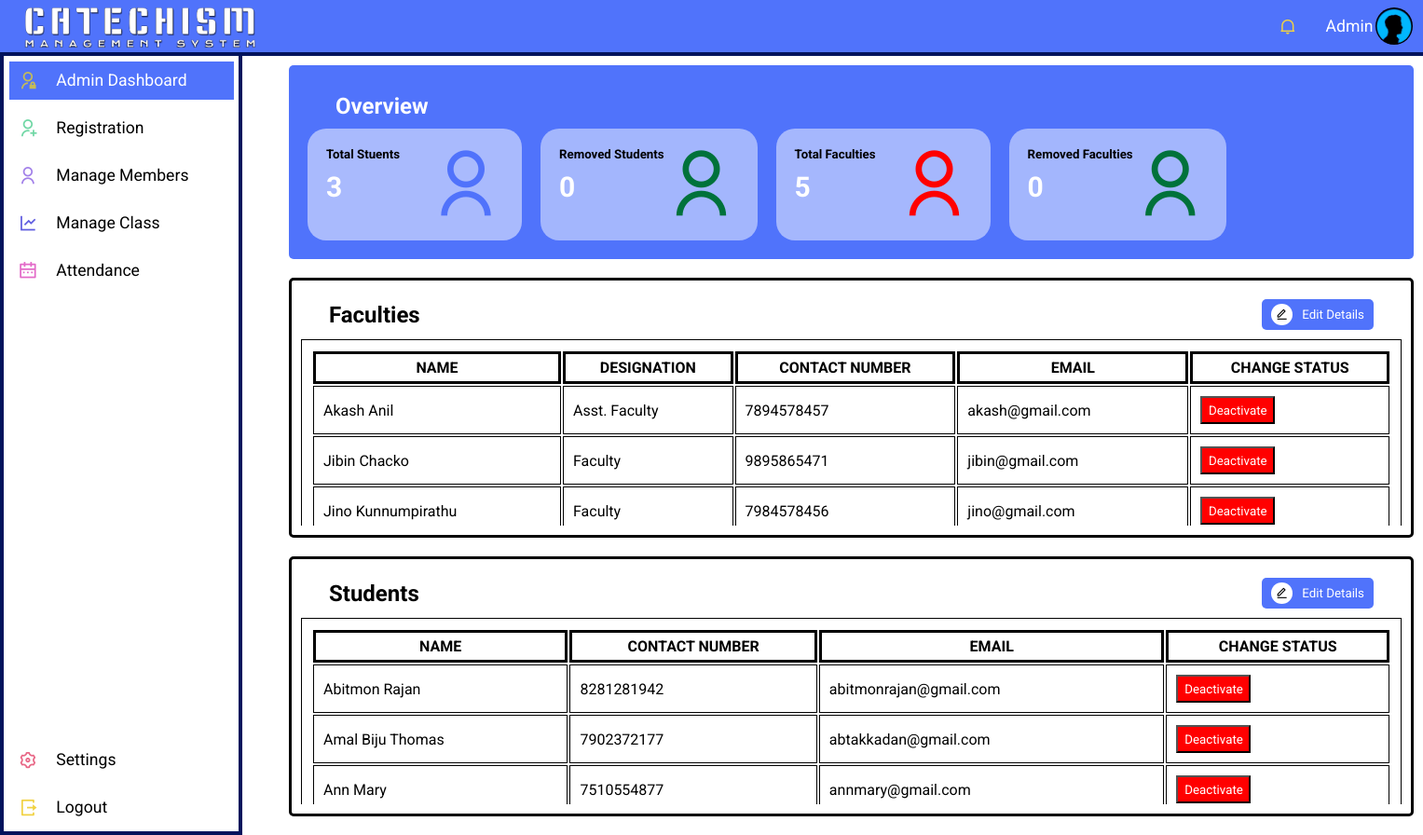
The page /admindashboard.php (signed in) on the database its author committed.
### tables this page shows
CREATE TABLE `adminregisterfaculty` (
  `facregid` int(5) NOT NULL,
  `facultyid` int(10) NOT NULL,
  `facultyname` varchar(255) NOT NULL,
  `facultybname` varchar(255) NOT NULL,
  `facultygender` varchar(255) NOT NULL,
  `facultyhname` varchar(255) NOT NULL,
  `facultymobile` text NOT NULL,
  `facultydob` date NOT NULL,
  `facultyclass` int(5) NOT NULL,
  `facultydesig` varchar(255) NOT NULL,
  `facultyqualif` varchar(255) NOT NULL,
  `facultyjob` varchar(255) NOT NULL,
  `facultyfather` varchar(255) NOT NULL,
  `facultymother` varchar(255) NOT NULL,
  `role` int(5) NOT NULL,
  `status` int(5) NOT NULL,
  `facultyimage` varchar(500) NOT NULL
);

CREATE TABLE `adminregisterstudent` (
  `studregid` int(5) NOT NULL,
  `studentid` int(5) NOT NULL,
  `studentname` varchar(255) NOT NULL,
  `studentbname` varchar(255) NOT NULL,
  `studentgender` varchar(255) NOT NULL,
  `studenthname` varchar(255) NOT NULL,
  `studentmobile` text NOT NULL,
  `studentdob` date NOT NULL,
  `studentclass` int(5) NOT NULL,
  `studentfather` varchar(255) NOT NULL,
  `studentmother` varchar(255) NOT NULL,
  `role` int(5) NOT NULL,
  `status` int(5) NOT NULL,
  `studentimage` varchar(500) NOT NULL
);

### admindashboard.php (the view, shortened to what this page needs)
<?php
    include('config.php');
?>
<!DOCTYPE html>
<html lang="en">
<head>
    <link rel="stylesheet" href="adminstyle.css">
    <link href="https://cdn.jsdelivr.net/npm/remixicon@2.5.0/fonts/remixicon.css" rel="stylesheet">
</head>
<body>
    <section class="header">
        <div class="logo">
            <img src="Heading.png" alt="CATHECHISM" height="10px" width="60px">
        </div>
        <div class="search--notification--profile">
            <div class="notification--profile">
                <div class="picon bell">
                    <i class="ri-notification-2-line"></i>
                </div>
                <a href="#">
                    <div class="picon chat">
                        <span>
                            Admin
                        </span>
                        <span><img class="picon profile" src="profile.jpg" alt="PIC"></span>
                    </div>
                </a>
            </div>
        </div>
    </section>
    <section class="main">
        <div class="sidebar">
            <ul class="sidebar--items">
                <li>
                    <a href="#" id="active--link">
                        <span class="icon icon-1"><i class="ri-admin-line"></i></span>
                        <span class="sidebar--item"> Admin Dashboard</span>
                    </a>
                </li>
                <li>
                    <a href="addnewfaculty.php">
                        <span class="icon icon-5"><i class="ri-user-add-line"></i></span>
                        <span class="sidebar--item">Registration</span>
                    </a>
                </li>
                <li>
                    <a href="managefaculty.php">
                        <span class="icon icon-2"><i class="ri-user-line"></i></span>
                        <span class="sidebar--item">Manage Members</span>
                    </a>
                </li>
                <li>
                    <a href="manageclass.php">
                        <span class="icon icon-6"><i class="ri-line-chart-line"></i></span>
                        <span class="sidebar--item">Manage Class</span>
                    </a>
                </li>
                <li>
                    <a href="attendance.php">
                        <span class="icon icon-4"><i class="ri-calendar-2-line"></i></span>
                        <span class="sidebar--item">Attendance</span>
                    </a>
                </li>
            </ul>
            <ul class="sidebar--bottom-items">
                <li>
                    <a href="#">
                        <span class="icon icon-7"><i class="ri-settings-3-line"></i></span>
                        <span class="sidebar--item">Settings</span>
                    </a>
                </li>
                <li>
                    <a href="logout.php ">
                        <span class="icon icon-8"><i class="ri-logout-box-r-line"></i></span>
                        <span class="sidebar--item">Logout</span>
                    </a>
                </li>
            </ul>
        </div>
        <div class="main--content">
            <div class="overview">
                <div class="title">
                    <h2 class="section--title"> <b>Overview </b></h2>
                </div>
                <div class="cards">
                    <div class="card card-1">
                        <div class="card--data">
                            <div class="card--content">
                                <h5 class="card--title">Total Stuents</h5>
                                <h1>
                                <?php
                                        $result = mysqli_query($con,"SELECT * from adminregisterstudent where status = 1");
                                        echo mysqli_num_rows($result);
                                    ?>
                                </h1>
                            </div>
                            <i class="ri-user-line card--icon--lg"></i>
                        </div>
                    </div>
                    <div class="card card-3">
                        <div class="card--data">
                            <div class="card--content">
                                <h5 class="card--title">Removed Students</h5>
                                <h1>
                                    <?php
                                        $result = mysqli_query($con,"SELECT * from adminregisterstudent where status = 0");
                                        echo mysqli_num_rows($result);
                                    ?>
                                </h1>
                            </div>
                            <i class="ri-user-line card--icon--lg"></i>
                        </div>
                    </div>
                    <div class="card card-2">
                        <div class="card--data">
                            <div class="card--content">
                                <h5 class="card--title">Total Faculties</h5>
                                <h1>
                                    <?php
                                        $result = mysqli_query($con,"SELECT * from adminregisterfaculty where status = 1");
                                        echo mysqli_num_rows($result);
                                    ?>
                                </h1>
                            </div>
                            <i class="ri-user-line card--icon--lg"></i>
                        </div>
                    </div>
                    <div class="card card-3">
                        <div class="card--data">
                            <div class="card--content">
                                <h5 class="card--title">Removed Faculties</h5>
                                <h1>
                                    <?php
                                        $result = mysqli_query($con,"SELECT * from adminregisterfaculty where status = 0");
                                        echo mysqli_num_rows($result);
                                    ?>
                                </h1>
                            </div>
                            <i class="ri-user-line card--icon--lg"></i>
                        </div>
                    </div>
                </div>
            </div>
            <div class="recent--patients">
                <div class="title">
                    <h2 class="section--title"><b>Faculties</b></h2>
                    <a href="managefaculty.php"><button class="add"> <i class="ri-edit-line"></i> Edit Details</button></a>
                </div>
                <div class="table">
                    <table>
                        <thead>
                            <tr>
                                <th>NAME</th>
                                <th>DESIGNATION</th>
                                <th>CONTACT NUMBER</th>
                                <th>EMAIL</th>
                                <th>CHANGE STATUS</th>
                            </tr>
                        </thead>
                        <tbody>
                            <?php
                                $user = 'root';
                                $password = '';
                                $database = 'catechism';
                                $servername='localhost';
                                $mysqli = new mysqli($servername, $user, $password, $database);
                                $sql="SELECT * FROM `adminregisterfaculty` order by facultyname";
                                $sql2="SELECT * FROM `adminregisterstudent` order by studentname";
                                $res=mysqli_query($con,$sql);
                                $count=mysqli_num_rows($res);
                                if($count>0){
                                $result = $mysqli->query($sql);
                                $result2 = $mysqli->query($sql2);
                            ?>
                            <?php
                                while($rows=$result->fetch_assoc())
                                {
                            ?>
                                    <tr>
                                        <td><?php echo $rows['facultyname'];?></td>
                                        <td><?php echo $rows['facultydesig'];?></td>
                                        <td><?php echo $rows['facultymobile'];?></td>
                                        <?php
                                                $lid = $rows['facultyid'];
                                                $emailval='';
                                                $query1="SELECT * FROM login_table where userid = '$lid' ";
                                                $data1 = mysqli_query($con,$query1);
                                                while($res1=mysqli_fetch_assoc($data1))
                                                {
                                                        $emailval = $res1['useremail'];
                                                }
                                            ?>
                                        <td><?php echo $emailval;?></td>
                                        <td>
                                            <?php
                                                if ($rows['status']==1){?>
                                                    <a href="delete.php?type=status&operation=deactive&id=<?php echo $rows['facultyid'];?>"><button style="color: White; background-color:red; width:80px; height:30px;">Deactivate</button></a>
                                                <?php
                                                }
                                                else{
                                                ?>
                                                    <a href="delete.php?type=status&operation=active&id=<?php echo $rows['facultyid'];?>"><button style="color: White; background-color:green; width:80px; height:30px;">Activate</button></a>
                                                <?php
                                                }
                                            ?>
                                        </td>
                                    </tr>
                                    <?php
                                }
                            ?>
                        </tbody>
                    </table>
                </div>
            </div>
            <div class="recent--patients">
                <div class="title">
                    <h2 class="section--title"> <b>Students</b> </h2>
                    <a href="managestudent.php"><button class="add"> <i class="ri-edit-line"></i> Edit Details</button></a>
                </div>
                <div class="table">
                    <table>
                        <thead>
                            <tr>
                                <th>NAME</th>
                                <th>CONTACT NUMBER</th>
                                <th>EMAIL</th>
                                <th>CHANGE STATUS</th>
                            </tr>
                        </thead>
                        <tbody>
                            <?php
                                while($rows=$result2->fetch_assoc())
                                {
                            ?>
                                    <tr>
                                        <td><?php echo $rows['studentname'];?></td>
                                        <td><?php echo $rows['studentmobile'];?></td>
                                        <?php
                                            $lid = $rows['studentid'];
                                            $emailval='';
                                            $query1="SELECT * FROM login_table where userid = '$lid' ";
                                            $data1 = mysqli_query($con,$query1);
                                            while($res1=mysqli_fetch_assoc($data1))
                                            {
                                                    $emailval = $res1['useremail'];
                                            }
                                        ?>
                                        <td><?php echo $emailval;?></td>
                                        <td>
                                            <?php
                                                if ($rows['status']==1){?>
                                                    <a href="?type=status&operation=deactive&id=<?php echo $rows['studregid'];?>"><button style="color: White; background-color:red; width:80px; height:30px;">Deactivate</button></a>
                                                <?php
                                                }
                                                else{
                                                ?>
                                                    <a href="?type=status&operation=active&id=<?php echo $rows['studregid'];?>"><button style="color: White; background-color:green; width:80px; height:30px;">Activate</button></a>
                                                <?php
                                                }
                                            ?>
                                        </td>
                                    </tr>
                                    <?php
                                }
                            }
                            ?>
                        </tbody>
                    </table>
                </div>
            </div>
        </div>
    </section>
</body>
</html>

### rows shown on the page
adminregisterfaculty: facultyname "Akash Anil", facultydesig "Asst. Faculty", facultymobile "7894578457", facultyid.useremail "akash@gmail.com"
adminregisterfaculty: facultyname "Jibin Chacko", facultydesig "Faculty", facultymobile "9895865471", facultyid.useremail "jibin@gmail.com"
adminregisterfaculty: facultyname "Jino Kunnumpirathu", facultydesig "Faculty", facultymobile "7984578456", facultyid.useremail "jino@gmail.com"
adminregisterstudent: studentname "Abitmon Rajan", studentmobile "8281281942", studentid.useremail "abitmonrajan@gmail.com"
adminregisterstudent: studentname "Amal Biju Thomas", studentmobile "7902372177", studentid.useremail "abtakkadan@gmail.com"
adminregisterstudent: studentname "Ann Mary", studentmobile "7510554877", studentid.useremail "annmary@gmail.com"

### other values the page prints
mysqli_num_rows($result) "3"
mysqli_num_rows($result) "0"
mysqli_num_rows($result) "5"
